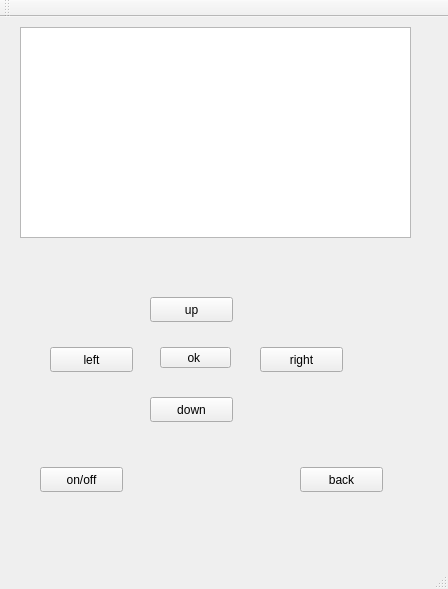
<?xml version="1.0" encoding="UTF-8"?>
<ui version="4.0">
 <class>MainWindow</class>
 <widget class="QMainWindow" name="MainWindow">
  <property name="geometry">
   <rect>
    <x>0</x>
    <y>0</y>
    <width>448</width>
    <height>589</height>
   </rect>
  </property>
  <property name="windowTitle">
   <string>MainWindow</string>
  </property>
  <widget class="QWidget" name="centralWidget">
   <widget class="QListWidget" name="listWidget">
    <property name="geometry">
     <rect>
      <x>20</x>
      <y>10</y>
      <width>391</width>
      <height>211</height>
     </rect>
    </property>
   </widget>
   <widget class="QPushButton" name="pushButton">
    <property name="geometry">
     <rect>
      <x>150</x>
      <y>280</y>
      <width>83</width>
      <height>25</height>
     </rect>
    </property>
    <property name="text">
     <string>up</string>
    </property>
   </widget>
   <widget class="QPushButton" name="pushButton_3">
    <property name="geometry">
     <rect>
      <x>260</x>
      <y>330</y>
      <width>83</width>
      <height>25</height>
     </rect>
    </property>
    <property name="text">
     <string>right</string>
    </property>
   </widget>
   <widget class="QPushButton" name="pushButton_4">
    <property name="geometry">
     <rect>
      <x>150</x>
      <y>380</y>
      <width>83</width>
      <height>25</height>
     </rect>
    </property>
    <property name="text">
     <string>down</string>
    </property>
   </widget>
   <widget class="QPushButton" name="pushButton_5">
    <property name="geometry">
     <rect>
      <x>160</x>
      <y>330</y>
      <width>71</width>
      <height>21</height>
     </rect>
    </property>
    <property name="text">
     <string>ok </string>
    </property>
   </widget>
   <widget class="QPushButton" name="pushButton_2">
    <property name="geometry">
     <rect>
      <x>50</x>
      <y>330</y>
      <width>83</width>
      <height>25</height>
     </rect>
    </property>
    <property name="text">
     <string>left</string>
    </property>
   </widget>
   <widget class="QPushButton" name="pushButton_6">
    <property name="geometry">
     <rect>
      <x>300</x>
      <y>450</y>
      <width>83</width>
      <height>25</height>
     </rect>
    </property>
    <property name="text">
     <string>back</string>
    </property>
   </widget>
   <widget class="QPushButton" name="pushButton_7">
    <property name="geometry">
     <rect>
      <x>40</x>
      <y>450</y>
      <width>83</width>
      <height>25</height>
     </rect>
    </property>
    <property name="text">
     <string>on/off</string>
    </property>
   </widget>
  </widget>
  <widget class="QMenuBar" name="menuBar">
   <property name="geometry">
    <rect>
     <x>0</x>
     <y>0</y>
     <width>448</width>
     <height>22</height>
    </rect>
   </property>
  </widget>
  <widget class="QToolBar" name="mainToolBar">
   <attribute name="toolBarArea">
    <enum>TopToolBarArea</enum>
   </attribute>
   <attribute name="toolBarBreak">
    <bool>false</bool>
   </attribute>
  </widget>
  <widget class="QStatusBar" name="statusBar"/>
 </widget>
 <layoutdefault spacing="6" margin="11"/>
 <resources/>
 <connections>
  <connection>
   <sender>pushButton</sender>
   <signal>clicked()</signal>
   <receiver>listWidget</receiver>
   <slot>scrollToTop()</slot>
   <hints>
    <hint type="sourcelabel">
     <x>190</x>
     <y>329</y>
    </hint>
    <hint type="destinationlabel">
     <x>187</x>
     <y>253</y>
    </hint>
   </hints>
  </connection>
  <connection>
   <sender>pushButton_4</sender>
   <signal>clicked()</signal>
   <receiver>listWidget</receiver>
   <slot>scrollToBottom()</slot>
   <hints>
    <hint type="sourcelabel">
     <x>207</x>
     <y>427</y>
    </hint>
    <hint type="destinationlabel">
     <x>249</x>
     <y>249</y>
    </hint>
   </hints>
  </connection>
  <connection>
   <sender>pushButton_7</sender>
   <signal>clicked()</signal>
   <receiver>listWidget</receiver>
   <slot>close()</slot>
   <hints>
    <hint type="sourcelabel">
     <x>83</x>
     <y>496</y>
    </hint>
    <hint type="destinationlabel">
     <x>67</x>
     <y>254</y>
    </hint>
   </hints>
  </connection>
 </connections>
</ui>
